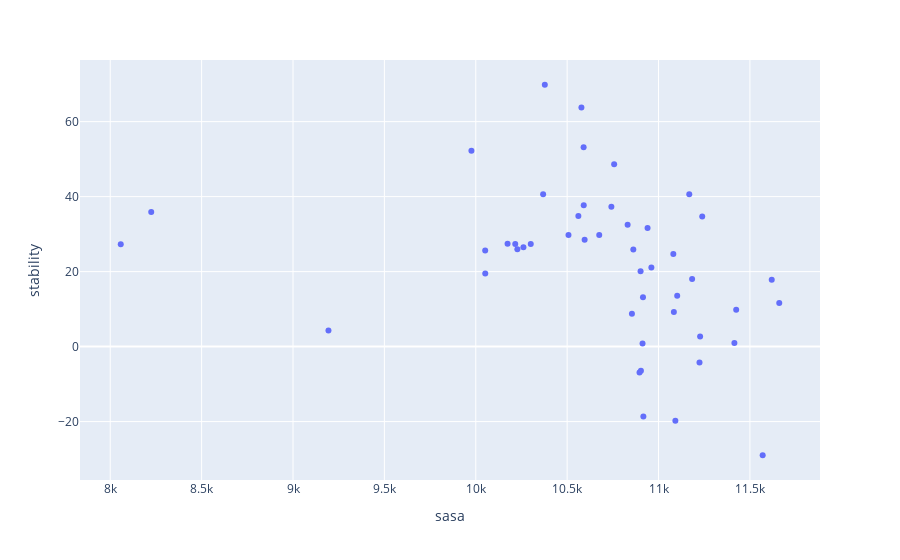

The notebook cell saved with this chart:
### Markdown cell above
Let's do a scatter plot of these stabilities and SASA scores

### Code cell
# import matplotlib.pyplot as plt
# import seaborn as sns
import numpy as np

import plotly.express as px

import torch

from botorch.utils.multi_objective import pareto

# sns.set_theme(style="whitegrid")


data = df[["sasa", "stability"]].to_numpy()
pareto_mask = pareto.is_non_dominated(torch.from_numpy(data))

df_pareto = df.drop(np.where(~pareto_mask)[0])

fig = px.scatter(df, x="sasa", y="stability", hover_data=["pdb_id", "title"])
fig.show()

print("Pareto front:")
print(df_pareto["title"].values)

### Figure 1 — Plotly figure (JSON) as saved in the notebook; plotly's stock layout.template omitted (floating-point values rounded to 4 significant figures)
{"data": [{"customdata": [["4hq8", "Crystal structure of a green-to-red photoconvertible DRONPA, pcDRONPA in the green-on-state"], ["6dej", "The structure of HcRed7, a brighter and red-shifted HcRed variant"], ["4h3l", "mPlum-E16P"], ["4eds", "Crystal structure of far-red fluorescent protein eqFP670"], ["6mgh", "X-ray structure of monomeric near-infrared fluorescent protein miRFP670nano"], ["2vad", "Monomeric red fluorescent protein, DsRed.M1"], ["4jge", "Crystal structure of red fluorescent gene-engineered variant with improved folding - lanRFP_delS83 (Branchiostoma lanceolatum)"], ["5jva", "1.95 angstrom crystal structure of TAGRFP-T"], ["4edo", "Crystal structure of far-red fluorescent protein eqFP650"], ["3rwa", "Crystal structure of circular-permutated mKate"], ["3nt9", "CRYSTAL STRUCTURE OF LSSmKate1 red fluorescent proteins with large Stokes shift"], ["4nws", "Crystal structure of PSLssmKate, a photoswitchable LSSmKate variant"], ["2h5r", "Crystal structure of mStrawberry at pH 10.5"], ["3pj5", "Crystal structure of far-red fluorescent protein Katushka crystallized at pH 5.0"], ["3u0l", "Crystal structure of the engineered fluorescent protein mRuby, crystal form 1, pH 4.5"], ["3nez", "mRojoA"], ["3m22", "Crystal structure of TagRFP fluorescent protein"], ["5dtl", "Crystal structure of mEos2-A69T fluorescent protein"], ["3e5t", "Crystal Structure Analysis of FP611"], ["7oin", "Crystal structure of LSSmScarlet - a genetically encoded red fluorescent protein with a large Stokes shift"], ["2h5q", "Crystal structure of mCherry"], ["6fzn", "SMURFP-Y56R mutant in complex with biliverdin"], ["2vae", "Fast maturing red fluorescent protein, DsRed.T4"], ["7zct", "Structure of the red fluorescent protein mScarlet3 at pH 7.5"], ["3ir8", "Red fluorescent protein mKeima at pH 7.0"], ["3u8c", "Crystal structure of monomeric reversibly photoswitchable red fluorescent protein rsTagRFP in the ON state"], ["3p8u", "Crystal structure of mEosFP in its green state"], ["2v4e", "A non-cytotoxic DsRed variant for whole-cell labeling"], ["3nt3", "CRYSTAL STRUCTURE OF LSSmKate2 red fluorescent proteins with large Stokes shift"], ["4kge", "Crystal structure of near-infrared fluorescent protein with an extended stokes shift, pH 4.5"], ["1uis", "The 2.0 crystal structure of eqFP611, a far-red fluorescent protein from the sea anemone Entacmaea quadricolor"], ["3gb3", "X-ray structure of genetically encoded photosensitizer KillerRed in native form"], ["1yzw", "The 2.1A Crystal Structure of the Far-red Fluorescent Protein HcRed: Inherent Conformational Flexibility of the Chromophore"], ["1zgo", "High Resolution Crystal Structure of the Discosoma Red Fluorescent Protein (DsRed)"], ["4jf9", "Crystal structure of the wild type red fluorescent protein lanRFP (Branchiostoma Lanceolatum)"], ["5ez2", "Sandercyanin Fluorescent Protein (SFP)"], ["6aa7", "Fluorescent protein from Acropora digitifera"], ["5lk4", "Structure of the Red Fluorescent Protein mScarlet at pH 7.8"], ["3ip2", "Crystal structure of red fluorescent protein Neptune at pH 7.0"], ["2vvh", "IrisFP fluorescent protein in its green form, cis conformation"], ["3e5v", "Crystal Structure Analysis of eqFP611 Double Mutant T122R, N143S"], ["3bxa", "Monomeric Far-red Fluorescent Protein mKate Crystallized at pH 4.2"], ["4oqw", "Crystal structure of mCardinal far-red fluorescent protein"], ["1xqm", "Variations on the GFP chromophore scaffold: A fragmented 5-membered heterocycle revealed in the 2.1A crystal structure of a non-fluorescent chromoprotein"], ["3ned", "mRouge"], ["2qlg", "mPlum"], ["6xwy", "Highly pH-resistant long stokes-shift, red fluorescent protein mCRISPRed"]], "hovertemplate": "sasa=%{x}<br>stability=%{y}<br>pdb_id=%{customdata[0]}<br>title=%{customdata[1]}<extra></extra>", "legendgroup": "", "marker": {"color": "#636efa", "symbol": "circle"}, "mode": "markers", "name": "", "orientation": "v", "showlegend": false, "type": "scatter", "x": [10590.0, 11100.0, 10050.0, 10300.0, 8224.0, 10380.0, 10220.0, 10900.0, 10260.0, 11660.0, 11080.0, 10900.0, 10940.0, 10680.0, 10230.0, 10560.0, 11090.0, 11240.0, 11180.0, 11620.0, 10590.0, 8058.0, 10760.0, 9976.0, 10370.0, 10920.0, 10910.0, 10600.0, 11080.0, 10910.0, 10900.0, 11230.0, 10960.0, 10740.0, 10050.0, 9194.0, 11170.0, 10580.0, 11420.0, 10830.0, 11570.0, 10860.0, 11220.0, 10850.0, 11420.0, 10170.0, 10510.0], "xaxis": "x", "y": [37.7, 13.56, 25.61, 27.36, 35.92, 69.84, 27.38, 20.11, 26.5, 11.61, 9.234, -6.92, 31.65, 29.76, 25.99, 34.82, -19.8, 34.71, 18.03, 17.8, 53.17, 27.33, 48.64, 52.22, 40.62, -18.63, 13.15, 28.52, 24.7, 0.8051, -6.469, 2.673, 21.08, 37.29, 19.5, 4.323, 40.64, 63.78, 0.9551, 32.51, -28.98, 25.91, -4.256, 8.758, 9.811, 27.43, 29.78], "yaxis": "y"}], "layout": {"legend": {"tracegroupgap": 0}, "margin": {"t": 60}, "xaxis": {"anchor": "y", "domain": [0, 1], "title": {"text": "sasa"}}, "yaxis": {"anchor": "x", "domain": [0, 1], "title": {"text": "stability"}}}}
